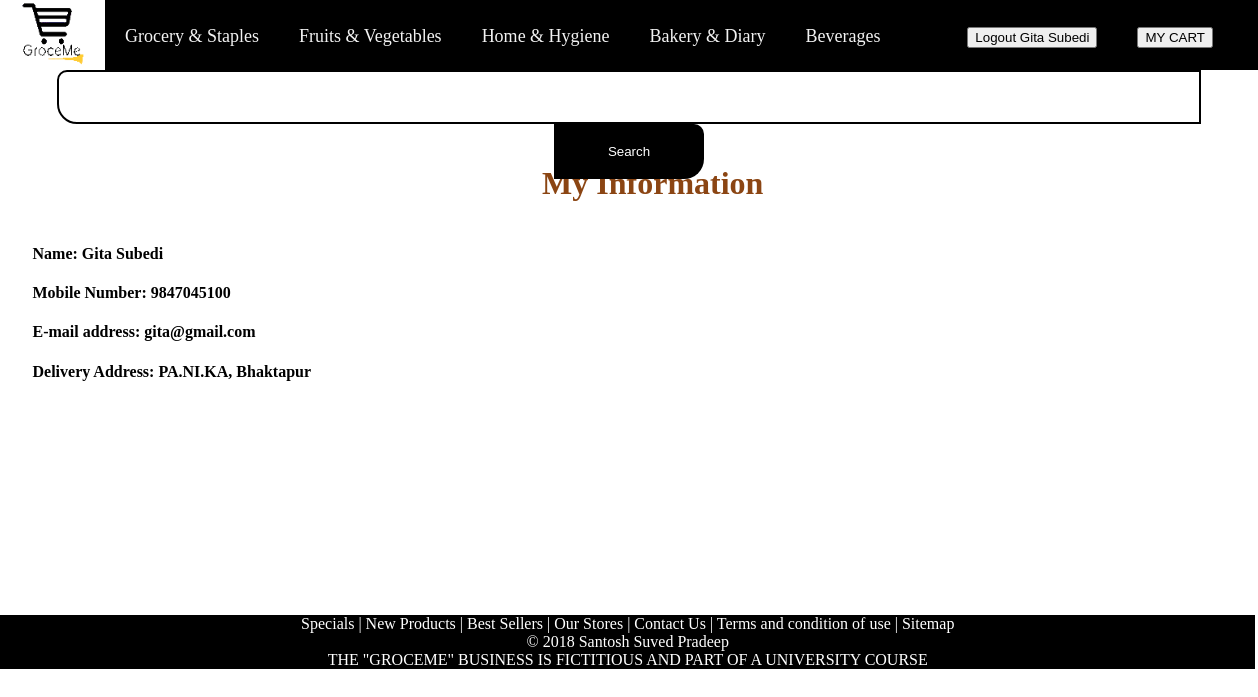
The page /customer_my_info.php (signed in) on the database its author committed.
### tables this page shows
CREATE TABLE `user_info` (
  `u_id` int(4) NOT NULL COMMENT 'user ID',
  `u_name` varchar(30) NOT NULL COMMENT 'username',
  `u_num1` varchar(10) NOT NULL COMMENT 'User Number First',
  `u_mail` varchar(30) NOT NULL COMMENT 'User Email ID',
  `u_add` varchar(100) NOT NULL COMMENT 'User Address',
  `u_password` varchar(15) NOT NULL COMMENT 'User Password'
);

### customer_my_info.php (the view, shortened to what this page needs)
<!DOCTYPE html>
<html>
<head>
    <link rel="stylesheet" type="text/css" href="css/style.css"/>
    <link rel="stylesheet" type="text/css" href="css/nav.css"/>
    <link rel="stylesheet" type="text/css" href="css/slider.css"/>
</head>
<body>
<?php
include "nav.php";
?>
<div class="border container form_min ">
    <div><h1>My Information</h1></div>
    <div class="u_info_form">
        <?php
        $link = mysqli_connect("localhost", "root", "", "ict");
        $sqle = "SELECT  u_name, u_num1,u_mail, u_add from user_info where u_id='$user_id'";
        $result = mysqli_query($link, $sqle);
        while ($row = mysqli_fetch_assoc($result)) {
            $d_name = $row['u_name'];
            $d_num = $row['u_num1'];
            $d_mail = $row['u_mail'];
            $d_add = $row['u_add'];
            echo "
            <div class='feature_images_container'>
                <div class='feature1'>
                    <div class='left'>
                    <h4>Name: $d_name </h4>
                    <h4>Mobile Number: $d_num</h4>
                    <h4>E-mail address: $d_mail</h4>
                    <h4>Delivery Address: $d_add</h4>
                    </div>
                </div>
            </div>
";
        }
        ?>
    </div>
</div>
<div class="container">
    <?php
    include "footer.php";
    ?>
</div>
</body>
</html>

### css/style.css (style rules this page uses)
.left { text-align: justify; }
.container { margin-top: 2px; width: 99.8%; }
.feature_images_container { margin-top: 10px; }
.form_min { margin-top: 25px; margin-bottom: 50px; padding: 0px 25px; min-height: 400px; }
.feature1 { margin-left: 7.5px; float: left; }

### css/nav.css (style rules this page uses)
body { font-family: kirvy; text-decoration: none; color: #000000; margin: 0px; background-color: rgba(255,255,255,0.2); z-index: 2; }

### css/slider.css (style rules this page uses)
h1 { color: saddlebrown; text-align: center; }

### rows shown on the page
user_info: u_name "Gita Subedi", u_num1 "9847045100", u_mail "gita@gmail.com", u_add "PA.NI.KA, Bhaktapur"
